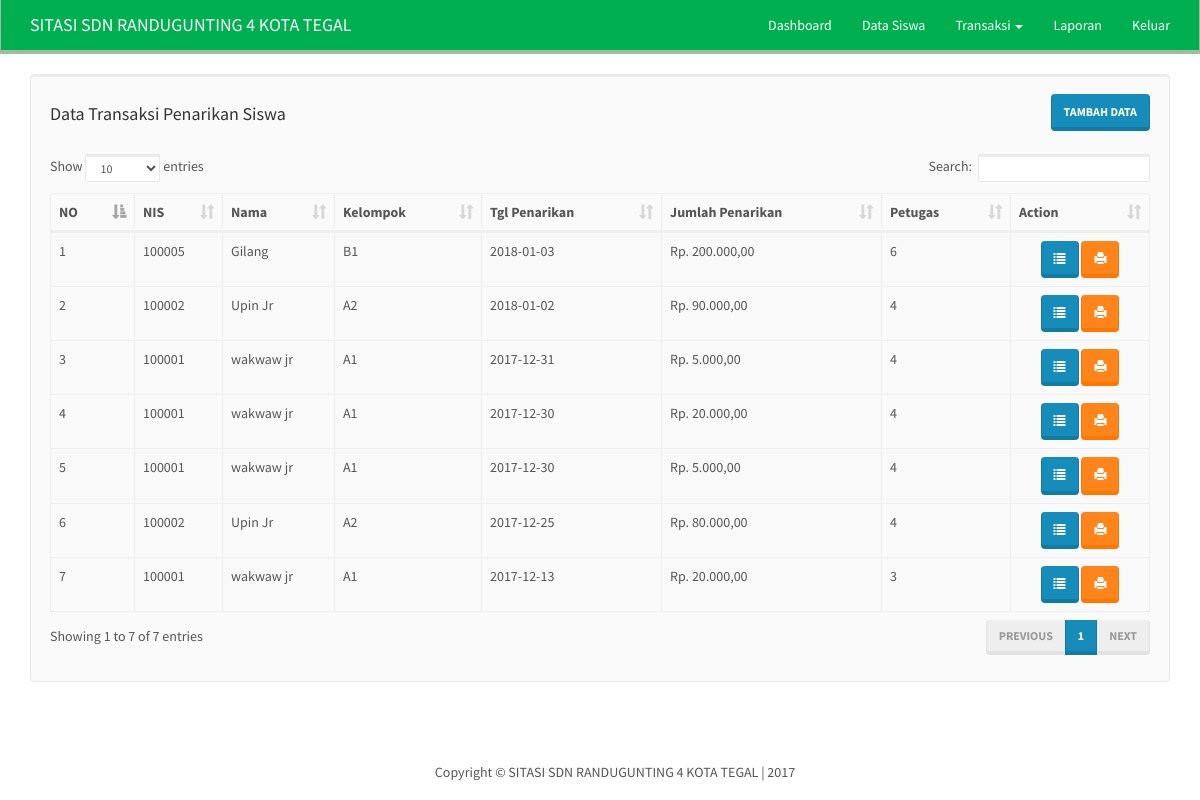
Screenshot of /transaksi_tarik.php (signed in) with the database file from the repository.
### tables this page shows
CREATE TABLE `siswa` (
  `id_sw` int(11) NOT NULL,
  `nis` varchar(8) NOT NULL,
  `nama` varchar(50) NOT NULL,
  `alamat` varchar(100) NOT NULL,
  `tgl_lahir` date NOT NULL,
  `jenis_kelamin` varchar(10) NOT NULL,
  `nama_ortu` varchar(50) NOT NULL,
  `telepon` varchar(13) NOT NULL,
  `kelompok` varchar(10) NOT NULL,
  `disabled` int(1) NOT NULL,
  `ditmbh_pd` datetime NOT NULL,
  `diupdt_pd` datetime NOT NULL,
  `dihps_pd` datetime NOT NULL
);

CREATE TABLE `transaksi` (
  `id_trans` int(11) NOT NULL,
  `nis` varchar(10) NOT NULL,
  `tgl_trans` date NOT NULL,
  `debit` int(11) NOT NULL,
  `kredit` int(11) NOT NULL,
  `id_ptgs` varchar(10) NOT NULL
);

### includes/trans.inc.php (called while the page is built, shortened)
<?php
class Transaksi{
	private $conn;
	private $table_name = "siswa";
	private $table_name2 = "transaksi";
	public function __construct($db){
		$this->conn = $db;
	}
	function readAll1(){
		$query = "SELECT s.*, trans.* FROM ".$this->table_name." s join ".$this->table_name2." trans on s.nis = trans.nis WHERE s.disabled=0 AND trans.id_ptgs>0 AND trans.debit=0 ORDER BY trans.tgl_trans DESC";
		$stmt = $this->conn->prepare( $query );
		$stmt->execute();
		return $stmt;
	}
}
?>

### transaksi_tarik.php (the view)
<?php
include "header2.php";
include_once 'includes/trans.inc.php';
$pro = new Transaksi($db);
$stmt = $pro->readAll1();
?>
<div class="well">
    <div class="row">
        <div class="col-md-6 text-left">
            <h4>Data Transaksi Penarikan Siswa</h4>
        </div>
        <div class="col-md-6 text-right">
            <button onclick="location.href='transaksi_tarik_baru.php'" class="btn btn-primary">Tambah Data</button>
        </div>
    </div>
    <br/>
    <table width="100%" class="table table-striped table-bordered" id="tabeldata">
        <thead>
            <tr>
                <th>NO</th>
                <th>NIS</th>
                <th>Nama</th>
                <th>Kelompok</th>
                <th>Tgl Penarikan</th>
                <th>Jumlah Penarikan</th>
                <th>Petugas</th>
                <th width="100px">Action</th>
            </tr>
        </thead>
        <tbody>
    <?php
    $no = 1;
    while ($row = $stmt->fetch(PDO::FETCH_ASSOC)){
    ?>
            <tr>
                <td><?php echo $no++; ?></td>
                <td><?php echo $row['nis'] ?></td>
                <td><?php echo $row['nama'] ?></td>
                <td><?php echo $row['kelompok'] ?></td>
                <td><?php echo $row['tgl_trans'] ?></td>
                <td><?php echo "Rp. " . number_format($row['kredit'] , 2 , ',' , '.'); ?></td>
                <td><?php echo $row['id_ptgs'] ?></td>
                <td class="text-center">
              <a href="transtarik-detail.php?idtrans=<?php echo $row['id_trans'] ?>" class="btn btn-primary" title="Lihat Detail"><span class="glyphicon glyphicon-list" aria-hidden="true"></span></a>
              <a href="transtarik-cetak.php?idtrans=<?php echo $row['id_trans']?>" class="btn btn-warning" title="Cetak Laporan" target="_blank"><span class="glyphicon glyphicon-print" aria-hidden="true"></span></a>
              </td>
            </tr>
    <?php
    }
    ?>
        </tbody>
    </table>
</div><br><br><br>
<?php include "footer.php"; ?>

### rows the page displays
siswa: transaksi.nis "100005", nama "Gilang", kelompok "B1", transaksi.tgl_trans "2018-01-03", transaksi.kredit "200.000,00", transaksi.id_ptgs "6"
siswa: transaksi.nis "100002", nama "Upin Jr", kelompok "A2", transaksi.tgl_trans "2018-01-02", transaksi.kredit "90.000,00", transaksi.id_ptgs "4", transaksi.tgl_trans "2017-12-25", transaksi.kredit "80.000,00"
siswa: transaksi.nis "100001", nama "wakwaw jr", kelompok "A1", transaksi.tgl_trans "2017-12-31", transaksi.kredit "5.000,00", transaksi.id_ptgs "4", transaksi.tgl_trans "2017-12-30", transaksi.kredit "20.000,00", transaksi.tgl_trans "2017-12-13", transaksi.id_ptgs "3"
